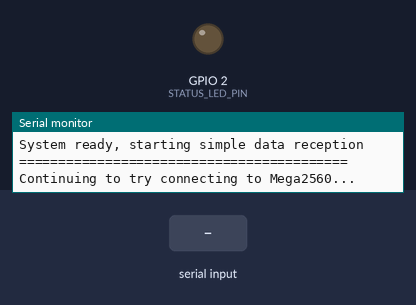
A sketch run on a simulated ESP32. Parts: output pins drawn as LEDs (lit = HIGH), the last lines printed to the serial monitor. Inputs (shaded band) come from the test bench.

Above: at 17.2 s.
17.3 s: "MASTER_DATA:\n" received over the second serial link
At 18.4 s:
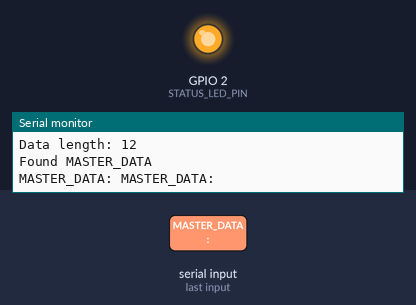
18.8 s: "INIT_MASTER\n" received over the second serial link
At 19.4 s:
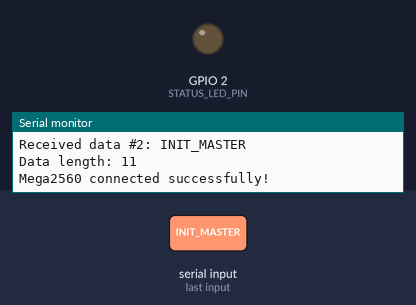
20.3 s: "SLAVE_READY\n" received over the second serial link
At 21.5 s:
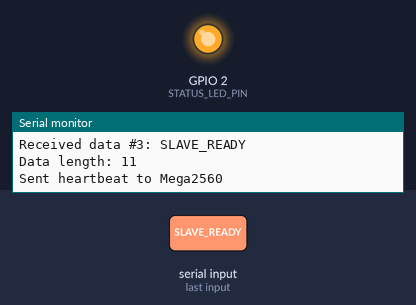
Timing chart, 0 to 23.3 s (numbered marks = the images above; inputs shaded):
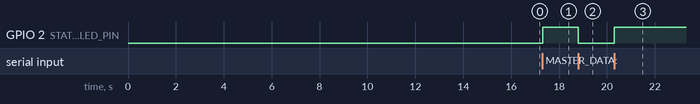

Measured:
- after the input at 17.3 s, GPIO 2 (STATUS_LED_PIN): LOW → HIGH at once
- after the input at 18.8 s, GPIO 2 (STATUS_LED_PIN): HIGH → LOW at once
- after the input at 20.3 s, GPIO 2 (STATUS_LED_PIN): LOW → HIGH at once

The sketch:

ESP32________.ino
```cpp
/*
 * ESP32 简化数据接收版
 * 功能：简化数据接收处理，避免编码问题
 */

// 串口配置
#define MEGA_TX_PIN 16     // ESP32 TX
#define MEGA_RX_PIN 17     // ESP32 RX
#define STATUS_LED_PIN 2   // 状态指示

// 在ESP32上使用Serial2与Mega2560通信
#define megaSerial Serial2

// 系统状态
bool megaConnected = false;
unsigned long lastHeartbeat = 0;
int dataCount = 0;

void setup() {
  Serial.begin(115200);
  delay(1000);

  Serial.println("==========================================");
  Serial.println("ESP32 Simple Data Receiver");
  Serial.println("==========================================");

  // 初始化引脚
  pinMode(STATUS_LED_PIN, OUTPUT);
  digitalWrite(STATUS_LED_PIN, LOW);

  // 初始化与Mega2560的通信
  megaSerial.begin(115200, SERIAL_8N1, MEGA_RX_PIN, MEGA_TX_PIN);

  Serial.println("ESP32 initialization completed!");

  // 发送初始化响应
  megaSerial.println("ESP32_READY");
  Serial.println("Sent ESP32_READY to Mega2560");

  // 等待Mega2560响应
  Serial.println("Waiting for Mega2560 response...");
  unsigned long timeout = millis() + 15000;
  while (millis() < timeout) {
    if (megaSerial.available()) {
      String response = megaSerial.readStringUntil('\n');
      response.trim();

      Serial.println("Received from Mega2560: " + response);

      if (response == "INIT_MASTER" || response == "SLAVE_READY") {
        megaConnected = true;
        digitalWrite(STATUS_LED_PIN, HIGH);
        Serial.println("Mega2560 connected successfully!");
        break;
      }
    }
    delay(100);
  }

  if (!megaConnected) {
    Serial.println("Mega2560 connection timeout!");
    Serial.println("Will continue trying in loop()...");
  }

  Serial.println("==========================================");
  Serial.println("System ready, starting simple data reception");
  Serial.println("==========================================");
}

void loop() {
  // 处理与Mega2560的通信
  handleMegaCommunication();

  // 发送心跳
  sendHeartbeat();

  delay(10);
}

// 处理Mega2560通信
void handleMegaCommunication() {
  // 检查是否有数据可读
  if (megaSerial.available()) {
    // 使用readStringUntil读取完整行
    String data = megaSerial.readStringUntil('\n');
    data.trim();

    if (data.length() > 0) {
      dataCount++;
      Serial.println("Received data #" + String(dataCount) + ": " + data);
      Serial.println("Data length: " + String(data.length()));

      // 处理数据
      processData(data);

      // 状态指示
      digitalWrite(STATUS_LED_PIN, !digitalRead(STATUS_LED_PIN));
    }
  }
}

// 处理数据
void processData(String data) {
  // 检查是否包含特定关键字
  if (data.indexOf("MASTER_DATA:") >= 0) {
    Serial.println("Found MASTER_DATA");

    // 提取MASTER_DATA部分
    int startIndex = data.indexOf("MASTER_DATA:");
    if (startIndex >= 0) {
      String masterData = data.substring(startIndex);
      Serial.println("MASTER_DATA: " + masterData);

      // 解析数据
      if (masterData.length() > 12) {
        String dataPart = masterData.substring(12);
        Serial.println("Data part: " + dataPart);

        // 分割数据
        int commaCount = 0;
        for (int i = 0; i < dataPart.length(); i++) {
          if (dataPart.charAt(i) == ',') {
            commaCount++;
          }
        }
        Serial.println("Data fields count: " + String(commaCount + 1));
      }
    }
  } else if (data.indexOf("SLAVE_DATA:") >= 0) {
    Serial.println("Found SLAVE_DATA");
  } else if (data == "INIT_MASTER" || data == "SLAVE_READY") {
    if (!megaConnected) {
      megaConnected = true;
      digitalWrite(STATUS_LED_PIN, HIGH);
      Serial.println("Mega2560 connected successfully!");
    }
  } else {
    Serial.println("Other data: " + data);
  }
}

// 发送心跳
void sendHeartbeat() {
  if (millis() - lastHeartbeat > 5000) { // 每5秒发送一次
    if (megaConnected) {
      megaSerial.println("ESP32_HEARTBEAT");
      Serial.println("Sent heartbeat to Mega2560");
    } else {
      // 如果未连接，继续尝试发送ESP32_READY
      megaSerial.println("ESP32_READY");
      Serial.println("Continuing to try connecting to Mega2560...");
    }
    lastHeartbeat = millis();
  }
}

// 获取连接状态
bool isMegaConnected() {
  return megaConnected;
}

// 获取系统状态
String getSystemStatus() {
  String status = "Mega: " + String(megaConnected ? "Connected" : "Disconnected") +
                  ", Received data: " + String(dataCount);
  return status;
}
```
